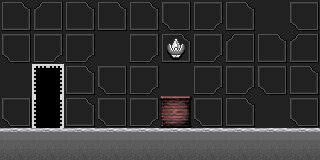

Tiled map render using the project's own tile images. Description and the map definition, with tile-layer contents summarised, below:
An orthogonal 10x5 tile map with 32x32 px tiles, 2 tile layers (tile1, tile2), 1 hidden layer not drawn and 6 objects.

<map version="1.0" orientation="orthogonal" renderorder="right-down" width="10" height="5" tilewidth="32" tileheight="32" nextobjectid="38">
 <properties>
  <property name="scene" value="8" />
  <property name="showlight" value="1" />
 </properties>
 <tileset firstgid="1" name="tileset" tilewidth="32" tileheight="32" spacing="4" tilecount="784">
  <image source="tileset.png" width="1024" height="1024" />
 </tileset>
 <layer name="tile1" width="10" height="5">
  <data>[50 cells, 50 non-empty, 9 distinct tile ids]</data>
 </layer>
 <layer name="tile2" width="10" height="5">
  <data>[50 cells, 2 non-empty, 2 distinct tile ids]</data>
 </layer>
 <objectgroup name="objcollision">
  <object id="2" x="0" y="130" width="320" height="30">
   <properties>
    <property name="typeid" value="0" />
   </properties>
  </object>
  <object id="27" x="318" y="64" width="2" height="64">
   <properties>
    <property name="typeid" value="1" />
   </properties>
  </object>
 </objectgroup>
 <objectgroup name="objpath" />
 <objectgroup name="objact">
  <object id="8" x="316" y="64" width="4" height="64">
   <properties>
    <property name="nextdoor" value="0" />
    <property name="nextscene" value="9" />
    <property name="side" value="2" />
    <property name="type" value="0" />
    <property name="typeid" value="1" />
   </properties>
  </object>
  <object id="31" x="144" y="16" width="64" height="64">
   <properties>
    <property name="type" value="2" />
   </properties>
   <ellipse />
  </object>
  <object id="32" x="168" y="80" width="16" height="16">
   <properties>
    <property name="itemid" value="5" />
    <property name="parts" value="2" />
    <property name="type" value="3" />
    <property name="typeid" value="0" />
   </properties>
  </object>
  <object id="37" x="44" y="64" width="8" height="64">
   <properties>
    <property name="nextdoor" value="1" />
    <property name="nextscene" value="7" />
    <property name="side" value="0" />
    <property name="type" value="0" />
    <property name="typeid" value="0" />
   </properties>
  </object>
 </objectgroup>
 <layer name="tiledefinition" width="10" height="5" visible="0" opacity="0.9">
  <data>[50 cells, 50 non-empty, 3 distinct tile ids]</data>
 </layer>
</map>
